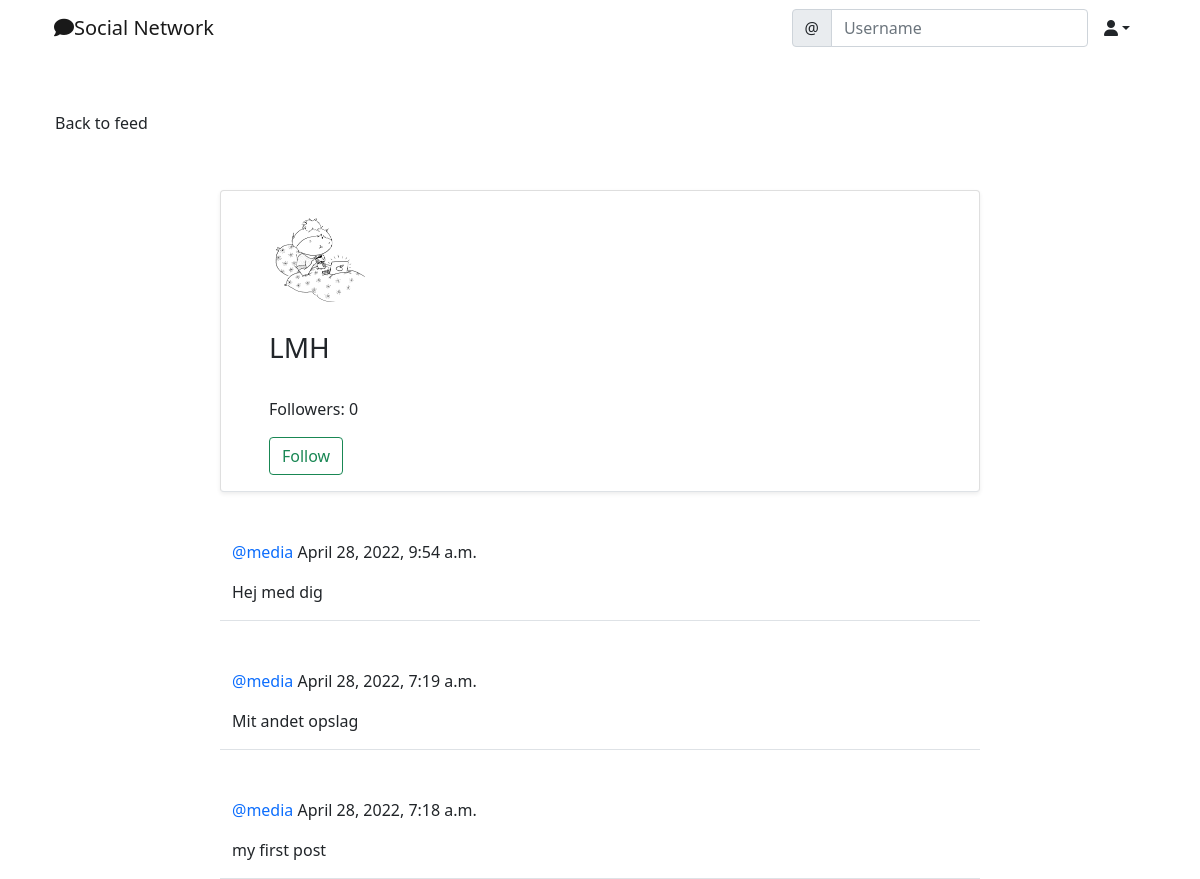
The app's page /social/profile/1/ with its own data.
### social/models.py (models this page shows)
class UserProfile(models.Model):
    user = models.OneToOneField(User, primary_key=True, verbose_name='user', related_name='profile', on_delete=models.CASCADE)
    name = models.CharField(max_length=30, blank=True, null=True)
    bio = models.TextField(max_length=500, blank=True, null=True)
    birth_date = models.DateField(null=True, blank=True)
    location = models.CharField(max_length=100, blank=True, null=True)
    picture = models.ImageField(upload_to='uploads/profile_pictures', default='uploads/profile_pictures/default.png.url', blank=True)
    followers = models.ManyToManyField(User, blank=True, related_name='followers')

class Post(models.Model):
    body = models.TextField()
    created_on = models.DateTimeField(default=timezone.now)
    author = models.ForeignKey(User, on_delete=models.CASCADE)

### social/views.py (the view)
# urls.py: path('profile/<int:pk>/', ProfileView.as_view(), name='profile'),
class ProfileView(View):
    def get(self, request, pk, *args, **kwargs):
        profile = UserProfile.objects.get(pk=pk)
        user = profile.user
        posts = Post.objects.filter(author=user).order_by('-created_on')
        followers = profile.followers.all()
        if len(followers) == 0:
            is_following = False
        for follower in followers:
            if follower == request.user:
                is_following = True
                break
            else:
                is_following = False
        number_of_followers = len(followers)
        context = {
            'user': user,
            'profile': profile,
            'posts': posts,
            'number_of_followers': number_of_followers,
            'is_following': is_following,
        }
        return render(request, 'social/profile.html', context)

### social/templates/social/profile.html (shortened to what this page needs)
{% extends 'landing/base.html' %}
{% block content %}
<div class="container">
    <div class="row mt-5">
        <div class="col-md-3 col-sm-16">
            <a href="{% url 'post-list' %}" class="btn btn-ligth">Back to feed</a>
        </div>
    </div>
    <div class="row justify-content-center mt-5">
        <div class="card shadow-sm col-md-8 col-sm-12 border-bottom px-5 pt-3">
            <img src="{{ profile.picture.url }}" class="rounded-circle" width="100" height="100" />
            {% if profile.name %}
            <h3 class="py-4">{{ profile.name }}
                {% endif %}
            </h3>
            <div class="mb-3">
                <p>Followers: {{ number_of_followers }}</p>
                {% if user == request.user %}
                {% else %}
                {% if is_following %}
                <form method="POST" action="{% url 'remove-follower' profile.pk %}">
                    {% csrf_token %}
                    <button class="btn btn-outline-danger" type="submit">Unfollow</button>
                </form>
                {% else %}
                <form method="POST" action="{% url 'add-follower' profile.pk %}">
                    <button class="btn btn-outline-success" type="submit">Follow</button>
                </form>
                {% endif %}
                {% endif %}
            </div>
        </div>
    </div>
    {% for post in posts %}
    <div class="row justify-content-center mt-5">
        <div class="col-md-8 col-sm-12 border-bottom">
            <p><a style="text-decoration: none" class="text-primary" href="{% url 'profile' post.author.profile.pk %}">@{{ post.author }}</a> {{ post.created_on }}</p>
            <div class="position-relative">
                <p>{{ post.body }}</p>
            </div>
        </div>
    </div>
    {% endfor %}
</div>
{% endblock content %}

### records on screen
UserProfile: picture (picture), name "LMH"
Post: author "media", created_on "April 28, 2022, 9:54 a.m.", body "Hej med dig"
Post: author "media", created_on "April 28, 2022, 7:19 a.m.", body "Mit andet opslag"
Post: author "media", created_on "April 28, 2022, 7:18 a.m.", body "my first post"

### other values on screen
{{ number_of_followers }} "0"
